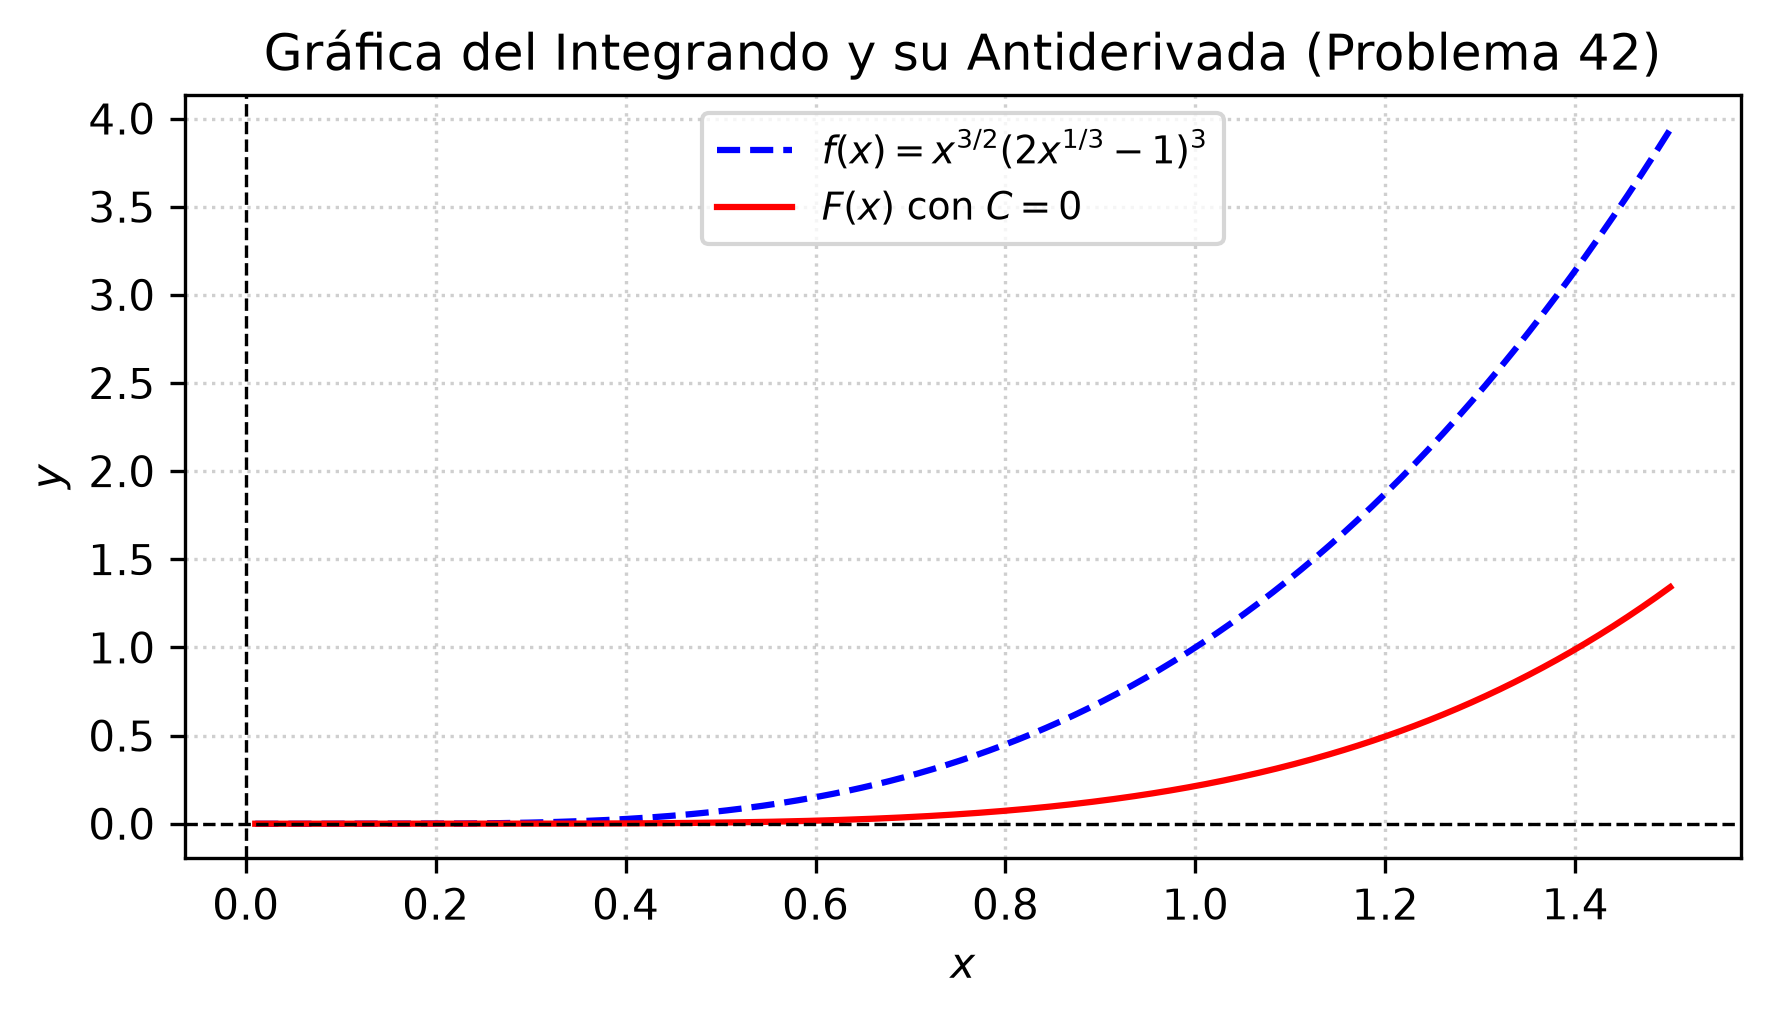

Source code (Python):
import matplotlib
matplotlib.use('Agg')
import numpy as np
import matplotlib.pyplot as plt

# Definir el rango de x (valores positivos debido a las potencias fraccionarias)
x = np.linspace(0.01, 1.5, 400)

# Definir la función integrando f(x)
def integrand(x):
    return (x**(3/2)) * ((2 * (x**(1/3)) - 1)**3)

# Definir la antiderivada F(x) con C = 0
def antiderivative(x):
    term1 = (16/7) * (x**(7/2))
    term2 = (72/19) * (x**(19/6))
    term3 = (36/17) * (x**(17/6))
    term4 = (2/5) * (x**(5/2))
    return term1 - term2 + term3 - term4

y_integrand = integrand(x)
y_antideriv = antiderivative(x)

# Configuración de la gráfica para formato IEEE
plt.figure(figsize=(6, 3.5))
plt.plot(x, y_integrand, label=r'$f(x) = x^{3/2}(2x^{1/3}-1)^3$', color='blue', linestyle='--')
plt.plot(x, y_antideriv, label=r'$F(x)$ con $C=0$', color='red')

plt.title('Gráfica del Integrando y su Antiderivada (Problema 42)')
plt.xlabel('$x$')
plt.ylabel('$y$')
plt.axhline(0, color='black', linewidth=0.8, linestyle='--')
plt.axvline(0, color='black', linewidth=0.8, linestyle='--')
plt.grid(True, linestyle=':', alpha=0.6)
plt.legend(loc='best', fontsize=9)
plt.tight_layout()


plt.savefig(r'semana_05/graficas/SEM05_P42_grafica.png', dpi=300, bbox_inches='tight')
plt.close()
